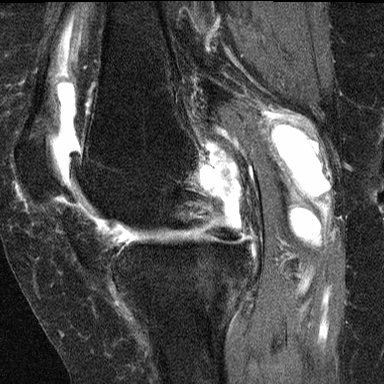
#> input picture Exercise1/knee.png, 384 x 384 px
$ jupyter execute basic_python_operation_0.ipynb
#> lines starting #> are read from the running program, lines starting #| are printed output that depends on the picture; after the words box and inside, x2 and y2 are one past the last pixel; in counts of white or black regions, pixels touching at a corner belong together
# Practice Python and Image Processing

[cell 1]
# Import necessary libraries
import numpy as np                 # NumPy for numerical operations
from PIL import Image              # PIL (Python Imaging Library) for opening image files
import matplotlib.pyplot as plt    # Matplotlib for displaying images

# Define a function to display images
def display_image(img, cmap='gray_r'):
    # Display the image using matplotlib
    # If the image is 2D (grayscale), use the specified colormap, otherwise use default
    plt.imshow(img, cmap=cmap if img.ndim == 2 else None)
    plt.axis('off')  # Hide the axis ticks and labels
    plt.show()       # Show the plot

# Open the image file 'knee.png' and convert it to a NumPy array
img0 = Image.open('knee.png')  # Open the image file
#> img0 is the input picture: PIL image 384x384 I;16; min 0, max 800, mean 239.9
img0 = np.array(img0)          # Convert the image to a NumPy array

# Display the image using our custom function
display_image(img0)

# Print information about the image
print('Image shape:', img0.shape)  # Print the dimensions of the image
#| Image shape: (384, 384)
print((img0.shape, img0.dtype))    # Print shape and data type in tuple format
#| ((384, 384), dtype('uint16'))
print('Min pixel value:', img0.min())  # Print the minimum pixel value
#| Min pixel value: 0
print('Max pixel value:', img0.max())  # Print the maximum pixel value
#| Max pixel value: 800

[cell 2]
# Import necessary libraries
import numpy as np                 # NumPy for numerical operations
import matplotlib.pyplot as plt    # Matplotlib for plotting
from PIL import Image              # PIL for opening image files

# Load the image
img0 = np.array(Image.open('knee.png'))  # Open image and convert to NumPy array

# Calculate mask using NumPy
mask_numpy = (img0 >= 750)  # Create boolean mask where pixel values >= 750
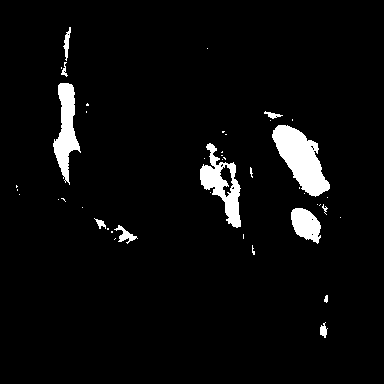
#> mask_numpy: shape (384, 384) bool; 4.3% white; 44 white regions (32 under 20 px), largest, box (x1, y1, x2, y2) and area: (272, 125, 330, 197) 2172, (200, 143, 241, 228) 1417, (53, 83, 81, 185) 1383

# Calculate mask using for loops
mask_loop = np.zeros_like(img0, dtype=bool)  # Initialize empty boolean mask
for i in range(img0.shape[0]):  # Iterate over rows
    for j in range(img0.shape[1]):  # Iterate over columns
        if img0[i, j] >= 750:  # Check if pixel value >= 750
            mask_loop[i, j] = True  # Set mask to True if condition is met

# Create subplots
fig, (ax1, ax2) = plt.subplots(1, 2, figsize=(12, 6))  # Create figure with 2 subplots

# Display NumPy mask
ax1.imshow(mask_numpy, cmap='gray_r')  # Show NumPy mask
ax1.set_title('Mask (NumPy)')  # Set subplot title
ax1.axis('off')  # Turn off axis

# Display for loop mask
ax2.imshow(mask_loop, cmap='gray_r')  # Show for loop mask
ax2.set_title('Mask (For Loops)')  # Set subplot title
ax2.axis('off')  # Turn off axis

plt.tight_layout()  # Adjust subplot layout
plt.show()  # Display the plot
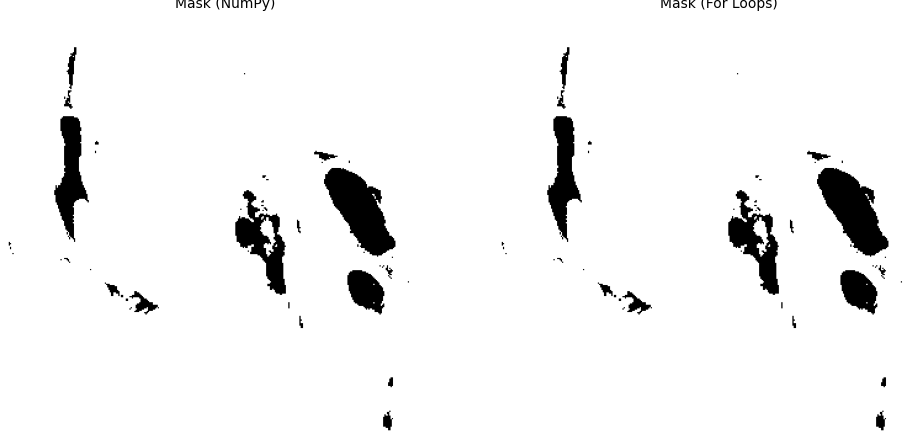
#> figure drawn by matplotlib, 2 panels

[cell 3]
# Import the label function from skimage.measure module
from skimage.measure import label

# Use the previously created NumPy mask
mask = mask_numpy

# Perform connected component labeling on the mask
# The label function does the following:
# 1. Identifies connected regions of True (or non-zero) pixels in the mask
# 2. Assigns a unique integer label to each connected region
# 3. Background (False or zero pixels) is typically labeled as 0
# 4. Each distinct connected region gets a different positive integer label

labeled_image = label(mask)
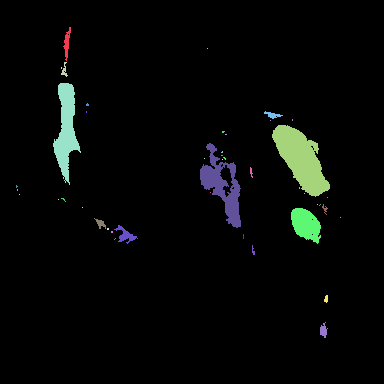
#> labeled_image: shape (384, 384) int32; 45 distinct labels, from 0 to 44; one colour per label, 0 black

# Display the labeled image
display_image(labeled_image, cmap='tab20')

[cell 4]
import numpy as np
import matplotlib.pyplot as plt

# Calculate area per label using nested for loops and dictionary
area_per_label = {}
height, width = labeled_image.shape  # Get dimensions of the image
#> height = 384; width = 384

for label in np.unique(labeled_image):
    if label != 0:  # Ignore background
        area = 0  # Initialize area counter for this label
        ###### YOUR CODE HERE #####
        # Hint: Use nested for loops to iterate over all pixels
        # Hint: Check if each pixel matches the current label
        # Hint: If it matches, increment the area
        height, width = labeled_image.shape
        for i in range(height):
            for j in range(width):
                if labeled_image[i, j] == label:
                    area += 1
        ##### YOUR CODE HERE #####
        area_per_label[label] = area  # Store the calculated area in the dictionary
#> this loop made 45 passes
#> after the loop, area_per_label = 44 items

# The area_per_label dictionary now contains the area of each labeled region
# Keys are the label values, and values are the corresponding areas
# Display area per figure by plot
plt.figure(figsize=(10, 5))
plt.bar(area_per_label.keys(), area_per_label.values())
plt.title("Area per Label")
plt.xlabel("Label")
plt.ylabel("Area")
plt.show()
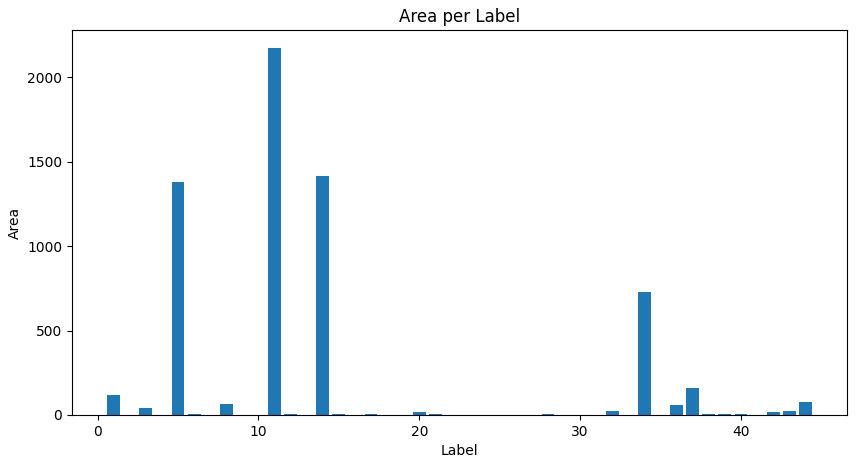
#> figure drawn by matplotlib, 1 panel; tallest bar 2172 high, from x = 10.6 to 11.4

# Filter out labels larger than a threshold
threshold = 100
filtered_image = np.zeros_like(labeled_image)
for label, area in area_per_label.items():
    if area > threshold:
        filtered_image[labeled_image == label] = label
#> this loop made 44 passes
#> area on passes 1, 3, 5, 8, 11, 14, 32, 34, 36, 37, 43, 44: 119, 42, 1383, 67, 2172, 1417, 23, 730, 58, 161, 24, 75
#> filtered_image: shape (384, 384) int32; 7 distinct labels, from 0 to 37

# Display original and filtered images
fig, (ax1, ax2) = plt.subplots(1, 2, figsize=(12, 5))
ax1.imshow(labeled_image, cmap='tab20')
ax1.set_title("Original Labeled Image")
ax2.imshow(filtered_image, cmap='tab20')
ax2.set_title(f"Filtered Image (Area > {threshold})")
plt.show()

[cell 5]
import numpy as np
import matplotlib.pyplot as plt

# Assume we have the filtered_image from the previous steps

# Calculate center of gravity for each filtered region using basic for loops
centroids = {}  # Initialize an empty dictionary to store centroids
height, width = filtered_image.shape  # Get the dimensions of the filtered image

for label in np.unique(filtered_image):  # Iterate over unique labels in the image
    if label != 0:  # Ignore background (usually labeled as 0)
        sum_x, sum_y, count = 0, 0, 0  # Initialize sums and count for this label

        for i in range(height):  # Iterate over rows
            for j in range(width):  # Iterate over columns
                ###### YOUR CODE HERE #####
                # Use nested for loops to iterate over all pixels
                # Check if each pixel belongs to the current label
                # If it matches, add the row index to sum_y
                # If it matches, add the column index to sum_x
                # If it matches, increment the count
                if filtered_image[i, j] == label:
                    sum_y += i
                    sum_x += j
                    count += 1
                ##### YOUR CODE HERE #####
        if count > 0:  # If any pixels were found for this label
            centroids[label] = (sum_x / count, sum_y / count)  # Calculate and store centroid
#> this loop made 7 passes
#> label on passes 3 to 7: 5, 11, 14, 34, 37
#> after the loop, centroids = {1: (66.65, 42.68), 5: (65.73, 128.9), 11: (300.7, 158.6), 14: (222, 185.6), 34: (305.5, 224.1), 37: (125.1, 234.7)}

# Display the filtered image with centroids
plt.figure(figsize=(10, 10))  # Create a new figure with size 10x10 inches
plt.imshow(filtered_image, cmap='tab20')  # Display the filtered image with tab20 colormap
plt.title(f"Image with Filtered Areas (area, Y, X)")  # Set the title of the plot

for label, (x, y) in centroids.items():  # Iterate over centroids
    plt.plot(x, y, 'ro', markersize=10)  # Plot a red dot at each centroid
    plt.text(x, y + 2, f"({label}, {y:.1f}, {x:.1f})",  # Add text label
             color='white', fontweight='bold',  # Set text color and weight
             ha='center', va='bottom',  # Set text alignment
             bbox=dict(facecolor='black', alpha=0.7, edgecolor='none', pad=1))  # Add text background
#> this loop made 6 passes
#> (label, x, y) on passes 1 to 6: (1, 66.65, 42.68), (5, 65.73, 128.9), (11, 300.7, 158.6), (14, 222, 185.6), (34, 305.5, 224.1), (37, 125.1, 234.7)

plt.axis('off')  # Turn off axis
plt.show()  # Display the plot
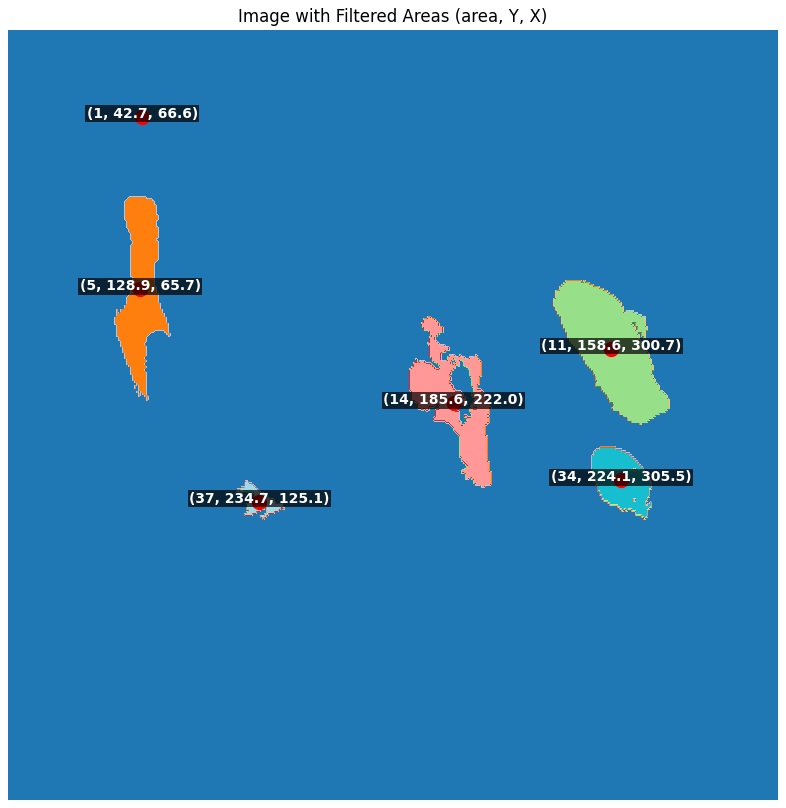
#> figure drawn by matplotlib, 1 panel
